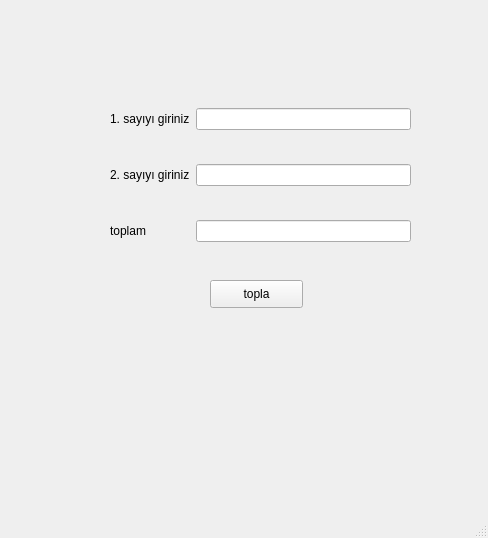
<?xml version="1.0" encoding="UTF-8"?>
<ui version="4.0">
 <class>MainWindow</class>
 <widget class="QMainWindow" name="MainWindow">
  <property name="geometry">
   <rect>
    <x>0</x>
    <y>0</y>
    <width>488</width>
    <height>538</height>
   </rect>
  </property>
  <property name="windowTitle">
   <string>MainWindow</string>
  </property>
  <widget class="QWidget" name="centralwidget">
   <widget class="QWidget" name="gridLayoutWidget">
    <property name="geometry">
     <rect>
      <x>110</x>
      <y>80</y>
      <width>301</width>
      <height>191</height>
     </rect>
    </property>
    <layout class="QGridLayout" name="gridLayout">
     <item row="0" column="0">
      <widget class="QLabel" name="label">
       <property name="text">
        <string>1. sayıyı giriniz</string>
       </property>
      </widget>
     </item>
     <item row="2" column="0">
      <widget class="QLabel" name="label_3">
       <property name="text">
        <string>toplam</string>
       </property>
      </widget>
     </item>
     <item row="1" column="0">
      <widget class="QLabel" name="label_2">
       <property name="text">
        <string>2. sayıyı giriniz</string>
       </property>
      </widget>
     </item>
     <item row="0" column="1">
      <widget class="QLineEdit" name="txtsayi1"/>
     </item>
     <item row="1" column="1">
      <widget class="QLineEdit" name="txtsayi2"/>
     </item>
     <item row="2" column="1">
      <widget class="QLineEdit" name="txttoplam"/>
     </item>
    </layout>
   </widget>
   <widget class="QPushButton" name="btnTopla">
    <property name="geometry">
     <rect>
      <x>210</x>
      <y>280</y>
      <width>93</width>
      <height>28</height>
     </rect>
    </property>
    <property name="text">
     <string>topla</string>
    </property>
   </widget>
  </widget>
  <widget class="QMenuBar" name="menubar">
   <property name="geometry">
    <rect>
     <x>0</x>
     <y>0</y>
     <width>488</width>
     <height>26</height>
    </rect>
   </property>
  </widget>
  <widget class="QStatusBar" name="statusbar"/>
 </widget>
 <resources/>
 <connections/>
</ui>
